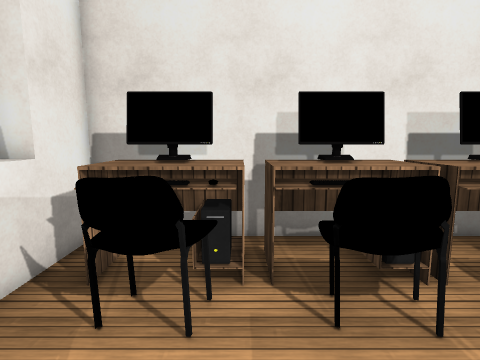
View 1 (above)

24 first-person views from a walk through a scene from a Unity 3-D project. The camera is 1.5 m above the floor, tilts 8° down and sees 80° across. The floor is counted in squares, 0.5 m on a side. Each view is taken from the middle of a square. On the plan, view 1 faces up. The plan holds only what a view shows up to about 20 squares ahead; the rest is blank. The place goes on beyond the plan. The player is left out. Door leaves are left out, so doorways stand open. Some surface patterns are stand-ins.

View 2
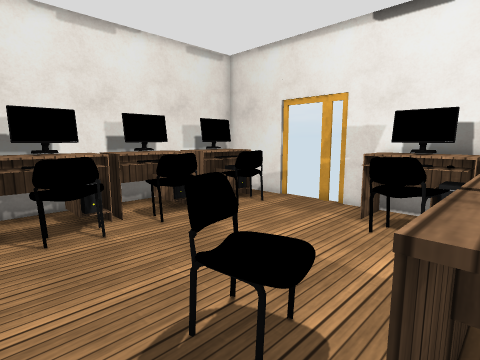

View 3
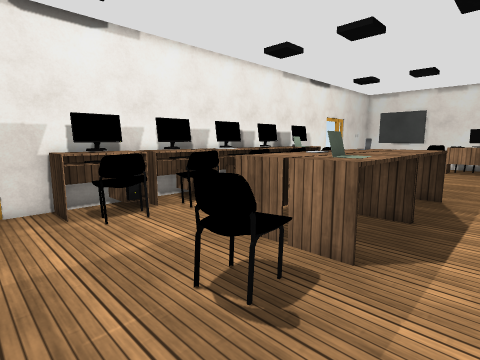

View 4
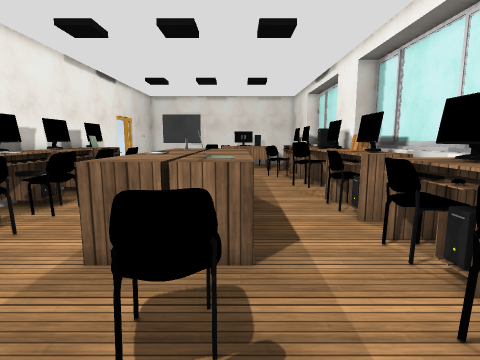

View 5
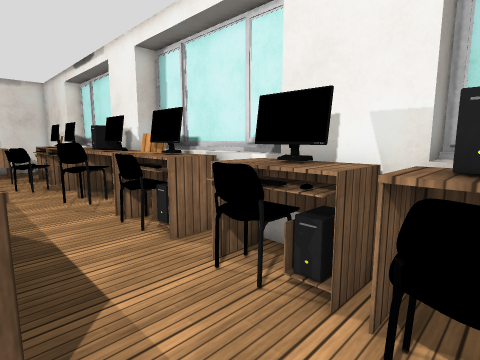

View 6
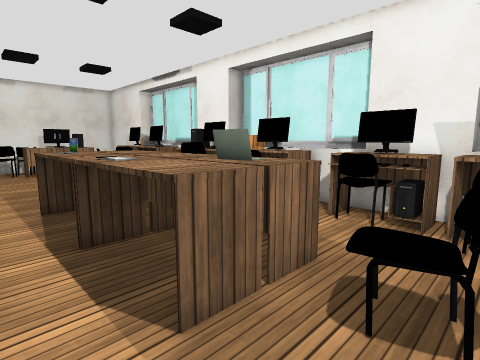

View 7
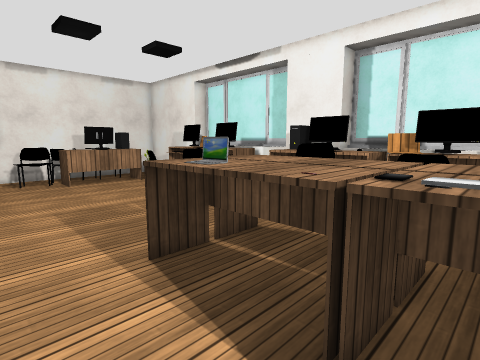

View 8
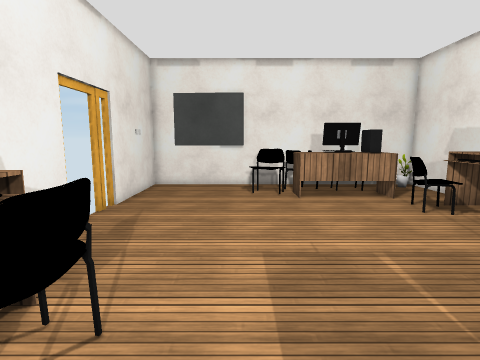

View 9
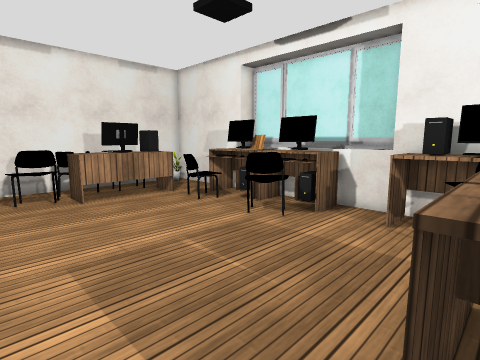

View 10
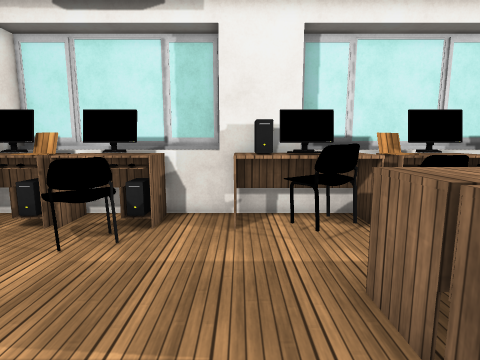

View 11
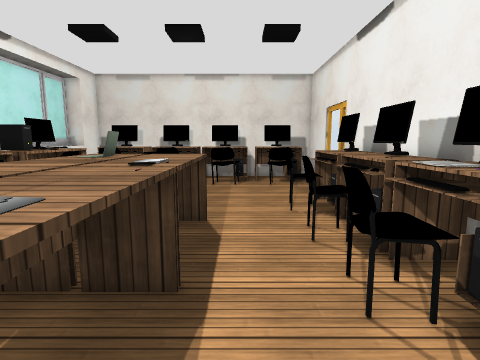

View 12
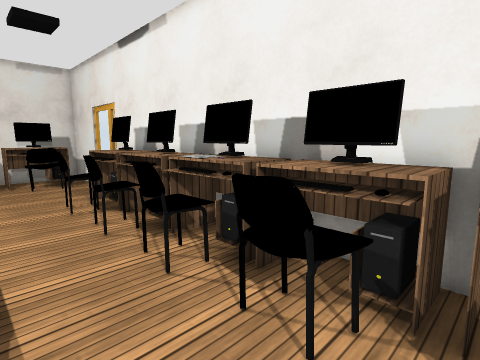

View 13
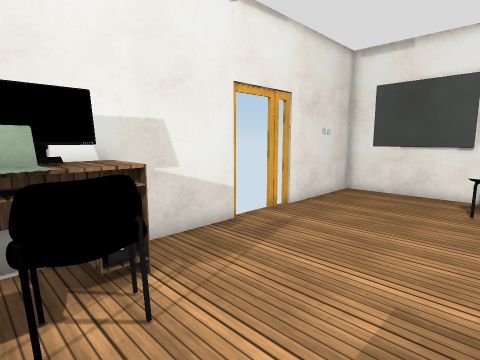

View 14
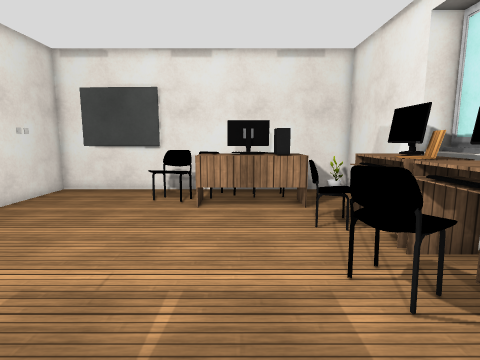

View 15
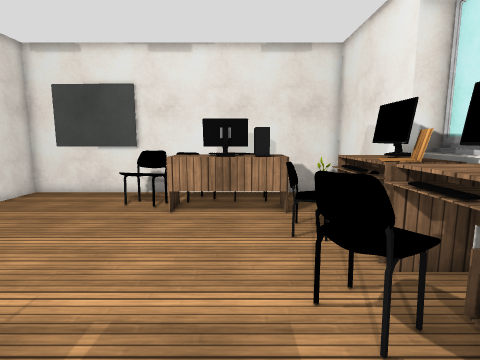

View 16
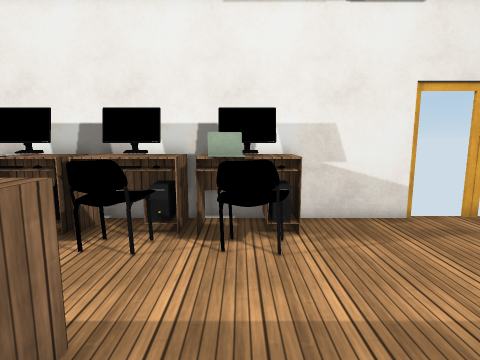

View 17
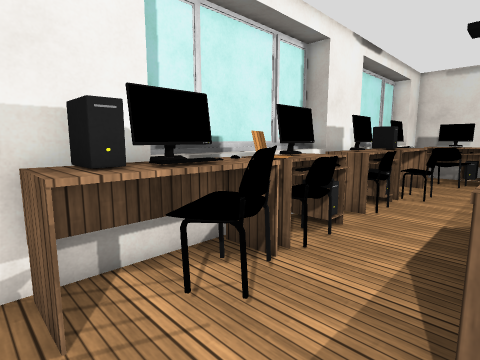

View 18
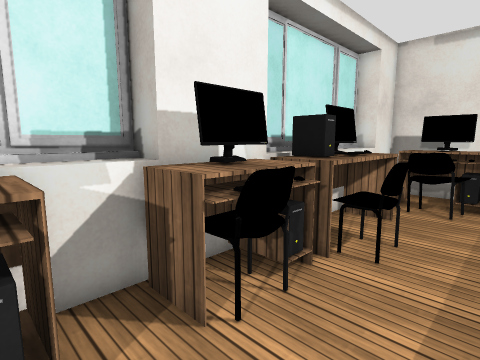

View 19
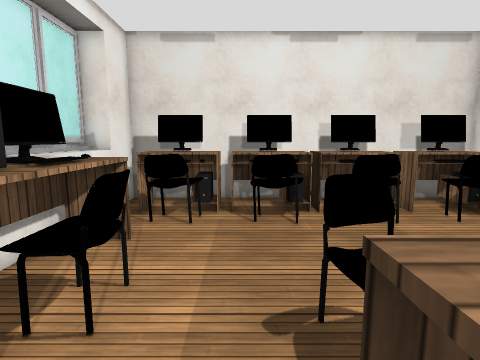

View 20
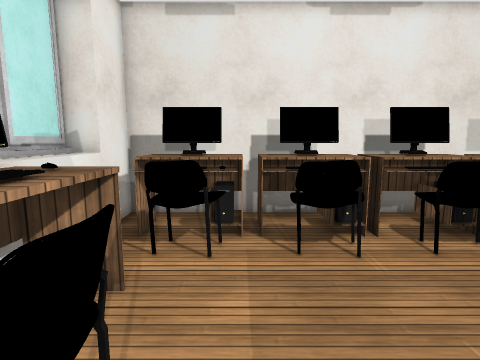

View 21
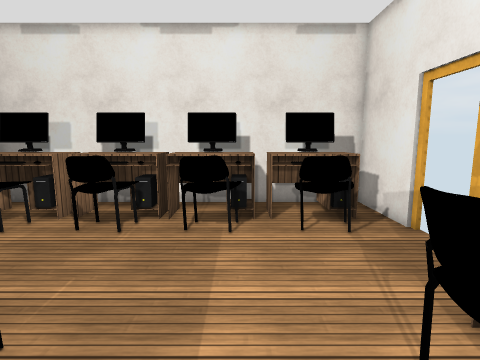

View 22
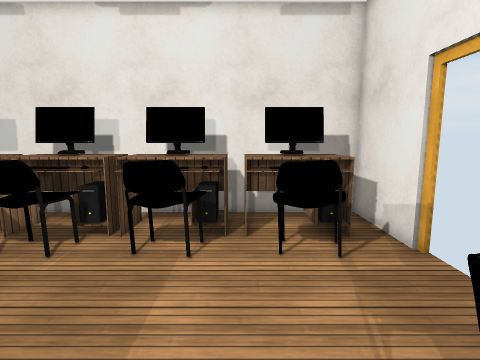

View 23
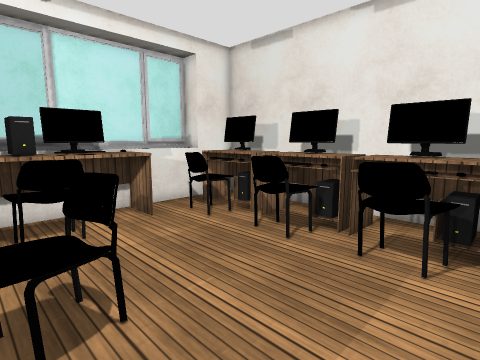

View 24
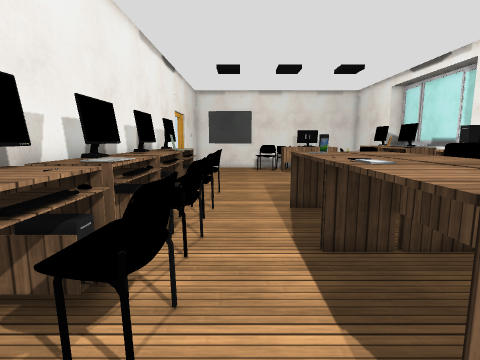

### Floor plan
Key: @ floor where view 1 was taken; # wall or solid block; x gap in a wall; . floor; D open door; = window, fence, low wall or low ledge; ^ raised ledge; T table; L laptop; O other object.
Columns run from 6 left of view 1 to 13 right of it. Each row starts with its distance up from view 1.
  9  ###################
  8  #.................#
  7  #.TTTTTTTTTTTTTTT.#
  6 #^.TTTTTTTTTTTTTTT.#
  5 #^.TTTTTTT.TTT.TTT.#
  4 #^..TT. TT.TTT.TTT.D
  3 #^.................D
  2 #^TTT..............D
  1 #^TTT..............x
  0 #^TTTT@............#
 -1 #^TTTT...T...... TT#
 -2 #^TTTT..TTT....TTTT#
 -3  ^TTT... TT....TTTT#
 -4  ^TTT............TT#
 -5  ^TTT...TTTTT..TTTT#
 -6 #^TTT...TTTTT..TTTT#
 -7 #^......TTTTT..TTTT#
 -8 #^TT....TTTLT....TT#
 -9 #^TTT...TTTLT..TTTT#
-10 #^TTT...TTTTT..T TT#
-11 #^TTT...TTTTT..TTTT#
-12 #^TT....TTTTT....TT#
-13 #^TTT...TTTLT..TTTT#
-14 #^TTTT..TTTTT..TTTT#
-15 ^^TTTT..TTTT.....TT#
-16  ^TTT...........OTT#
-17  ^TTT..........^^TT#
-18 #^.............^^TT#
-19 #^...............TT#
-20 #^TTT..............#
-21 #^TTTT ............#
-22 #^TTTTT............#
-23 #^TTTT.............#
-24 #^TTT..............D
-25 #^TTTT.............D
-26 #^TTTT.............D
-27 ^^TTTT.............D
-28  ^ ...TTTT.........#
-29  ^ ..TTTTTT^=......#
-30  ^ ..TTTTTT^^......O
-31  ^ ..    TTx^......O
-32  ^ O..T   T........#
-33  ^##################

Where each view was taken, in squares from view 1:
view 1: 0 up, 0 right, facing up
view 2: 5 down, 0 right, facing up-right
view 3: 2 up, 1 left, facing down-right
view 4: 2 up, 2 right, facing down
view 5: 1 down, 2 right, facing down-left
view 6: 1 down, 8 right, facing down-left
view 7: 8 down, 9 right, facing down-left
view 8: 14 down, 7 right, facing down
view 9: 14 down, 8 right, facing down-left
view 10: 17 down, 7 right, facing left
view 11: 15 down, 7 right, facing up
view 12: 16 down, 6 right, facing up-right
view 13: 16 down, 5 right, facing down-right
view 14: 16 down, 2 right, facing down
view 15: 17 down, 1 right, facing down
view 16: 17 down, 2 right, facing right
view 17: 18 down, 2 right, facing up-left
view 18: 9 down, 1 right, facing up-left
view 19: 6 down, 1 right, facing up
view 20: 3 down, 0 right, facing up
view 21: 5 down, 7 right, facing up
view 22: 3 down, 8 right, facing up
view 23: 3 down, 8 right, facing up-left
view 24: 2 down, 8 right, facing down
